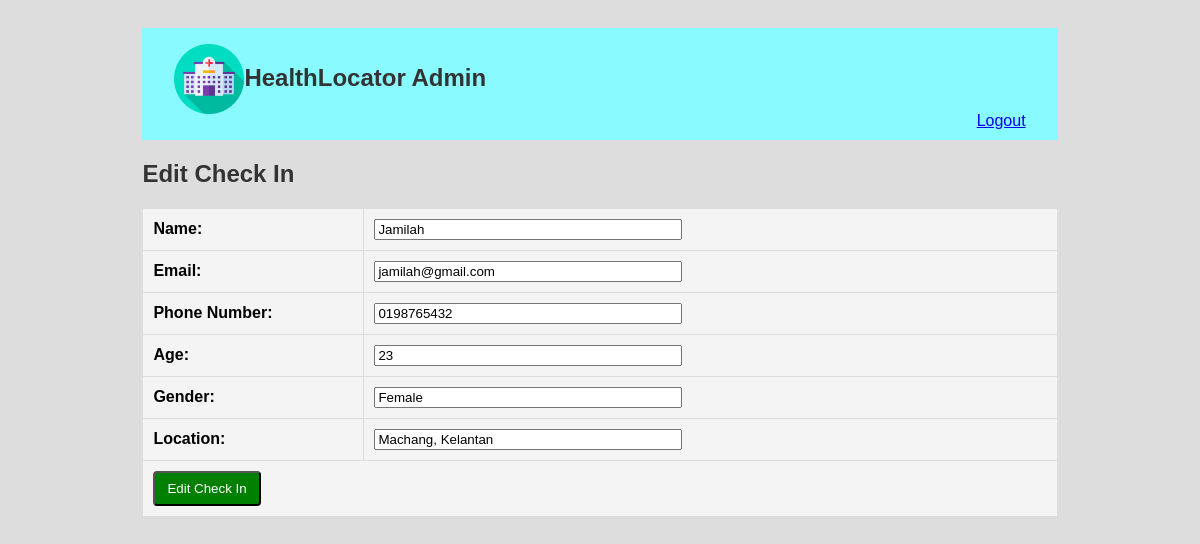
The page /edit_checkin.php?id=2 on the database its author committed.
### tables this page shows
CREATE TABLE `checkin` (
  `checkin_id` int(11) NOT NULL,
  `name` varchar(100) NOT NULL,
  `email` varchar(100) NOT NULL,
  `phone` varchar(50) NOT NULL,
  `age` int(11) NOT NULL,
  `gender` varchar(10) NOT NULL,
  `location` varchar(100) NOT NULL
);

### edit_checkin.php (the view, shortened to what this page needs)
<?php include 'connect.php'; ?>
<!DOCTYPE html>
<html>
<head>
</head>
<body>
    <div class="container">
        <div style="background: #89faff; padding: 1rem; height: 80px;">
        <img src="ic_health_locator_logo.png" alt="logo" width="70" height="70" style="padding-left: 1rem; float: left;">
        <h2 >HealthLocator Admin</h2>
        <a href="login.php" style="float: right; padding-right: 1rem;">Logout</a>
        </div>
    <h2>Edit Check In</h2>
    <form method="POST">
    <table>
        <?php
        if(!empty($_GET['id'])){
            $id = $_GET['id'];
            $result = $conn->query("SELECT * FROM checkin WHERE CHECKIN_ID = '$id'");
            while ($row = $result->fetch_assoc()) {
        ?>
        <tr><th>Name: </th><td><input type="text" name="name" value="<?php echo $row['name'];?>" class="ip" required></td></tr>
        <tr><th>Email: </th><td><input type="email" name="email" value="<?php echo $row['email'];?>" class="ip" required></td></tr>
        <tr><th>Phone Number: </th><td><input type="text" class="ip" name="phone" value="<?php echo $row['phone'];?>"></td></tr>
        <tr><th>Age: </th><td><input type="text" class="ip" name="age" value="<?php echo $row['age'];?>"></td></tr>
        <tr><th>Gender: </th><td><input type="text" class="ip" name="gender" value="<?php echo $row['gender'];?>"></td></tr>
        <tr><th>Location: </th><td><input type="text" class="ip" name="location" value="<?php echo $row['location'];?>"></td></tr>
        <tr><th colspan=2><input type="submit" name="submit" class="btn" value="Edit Check In"></th></tr>
        <?php
        }}
        ?>
    </table>
    </form>
</div>
</body>
</html>

### edit_checkin.php (style rules this page uses)
body { background: #dddddd; font-family: Arial, sans-serif; padding: 20px; }
h2 { color: #333; }
table { width: 100%; border-collapse: collapse; margin-top: 20px; }
th, td { background-color: #f4f4f4; border: 1px solid #ddd; padding: 10px; text-align: left; }
th { width: 200px; }
.ip { width: 300px; }
.container { width: 80%; margin: auto; }
.btn { text-decoration: none; padding: 8px 12px; background: green; color: white; border-radius: 4px; }

### rows shown on the page
checkin: name "Jamilah", email "jamilah@gmail.com", phone "0198765432", age "23", gender "Female", location "Machang, Kelantan"
